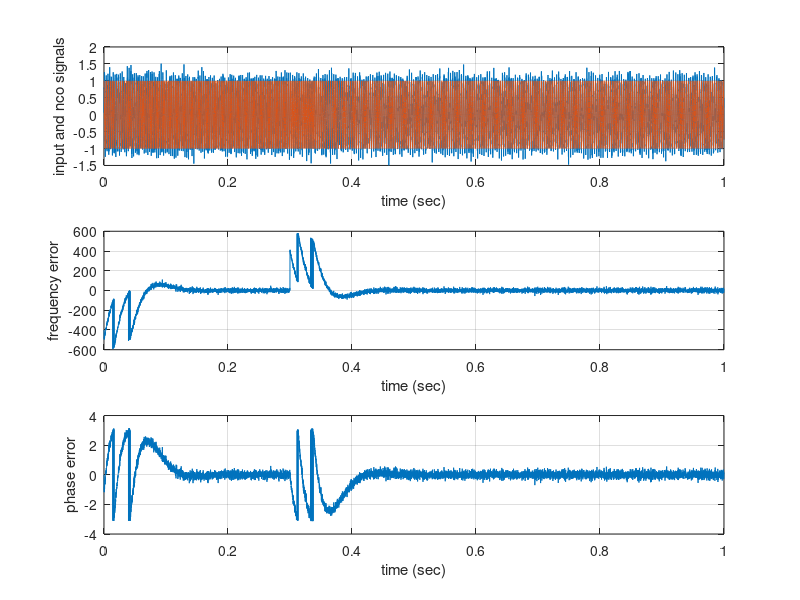

Reproduce this figure in MATLAB.
%% https://github.com/VSHEV92/Synchronization_Systems_Models
clc; clear; close all; 

%% Модель фапч с детектором типа арктангенс для гармонического сигнала.
%% Коэффициент усиления и амплитуда сигнала NCO равны 1.

%% Важно!!! 
%% Коэффициент усиления фазового детектора, а значит и все параметры фапч,
%% не зависят от амплитуды входного сигнала.

%% --------------------------------------------------------------------------
%% Параметры модели
Ts = 1e-4;      % шаг дискретизации
Tsim = 1;       % время моделирования

A_s = 1;                  % амплитуда входного сигнала
w_s = 2200;               % частота входного сигнала (рад/c)
phase0_s = 30;            % начальная фаза входного сигнала (градусы)
SNR = 10;                 % отношение сигнал/шум на входе (дБ)
w_s_change_time = 0.3;    % момент времени изменения частоты сигнала
w_s_new = 1800;           % новое значение частоты сигнала

ksi = 0.707;    % коэффициент демпфирования 
BL = 30;        % шумовая полоса (Гц)
w0_nco = 1800;  % частота NCO при нулевом входном сигнале
PD_max = pi;    % максимальное значение на выходе детектора
Kd = 1;         % коэффициент усиления фазового детектора

%% --------------------------------------------------------------------------
%% Расчет параметров, необходимых для моделирования
Time = 0:Ts:Tsim;         % массив с отчетами времени
Nsamp = length(Time);     % число отсчетов

w_s_change_sample = round(w_s_change_time/Ts); % номер отсчета изменения частоты сигнала
SNR_lin = 10^(SNR/10);                         % ОСШ в разах
noise_power = A_s^2 / 2 / SNR_lin;             % мощности шума (AWGN)
noise_PSD = noise_power * Ts;                  % спектральная плотность мощности шума

BL_n = BL * Ts;                                 % нормированная шумовая полоса
Kp = 4*ksi*BL_n / (ksi + 0.25/ksi) / Kd;        % усиление пропорциональной ветви
Ki = 4*BL_n^2 / (ksi + 0.25/ksi)^2 / Kd;        % усиление интегрирующей ветви

%% --------------------------------------------------------------------------
%% Расчет характеристик фапч 
wn = 2 * BL / (ksi + 0.25/ksi);                     % резонансная частота (рад/с)
delta_wpo = pi * wn * 1.83 * (0.53 + ksi);          % ожидаемый pull-out range (рад/с)
wL = PD_max * Kd * (Kp / Ts);                       % lock-in range (рад/c) 
Tp = (w_s - w0_nco)^2  * (1.5/pi^2) / (2*ksi*wn^3); % pull-in time 

%% --------------------------------------------------------------------------
%% генерирование входного сигнала

% частота входного сигнала
input_w = [w_s * ones(1,w_s_change_sample), w_s_new * ones(1, Nsamp-w_s_change_sample)];

% фаза входного сигнала
input_phase = zeros(1,Nsamp);
input_phase(1) = phase0_s;
for k = 2:Nsamp
    input_phase(k) = input_phase(k-1) + Ts * input_w(k-1);
endfor

% входной гармонический сигнал
noise = randn(1,Nsamp)*sqrt(noise_power/2) + 1i*randn(1,Nsamp)*sqrt(noise_power/2);
input_signal = A_s*exp(1i*input_phase) + noise;

%% --------------------------------------------------------------------------
%% моделирование работы фапч
%% ошибка по фазе, выход фильтра и фаза NCO
err = zeros(1, Nsamp);
nco_phase = zeros(1, Nsamp);
nco_value = ones(1, Nsamp);
loop_filter_out = zeros(1, Nsamp);

%% прошлое значение в интегрирующей ветви
ki_out_last = 0;

for n = 2:Nsamp
    %% фазовый детектор
    err(n) = Kd * angle(input_signal(n) * conj(nco_value(n-1)));

    % петлевой фильтр
    kp_out = Kp * err(n);
    ki_out = Ki * err(n) + ki_out_last;
    loop_filter_out(n) = kp_out + ki_out;
    ki_out_last = ki_out;

    % вычисление фазы NCO
    nco_phase(n) = nco_phase(n-1) + loop_filter_out(n) + w0_nco*Ts;
    nco_value(n) = exp(1*i*nco_phase(n));
endfor

%% ----------------------------------------------------
%% вывод рассчетных значений
disp(['Natural frequency (rad/s): ', num2str(wn)])
disp(['Pull-out range (rad/s): ', num2str(delta_wpo)])
disp(['Lock-in range (rad/s): ', num2str(wL)])
disp(['Pull-in time (s): ', num2str(Tp)])

%% вывод графиков
subplot(3,1,1)
plot(Time, input_signal); hold on; grid on;
plot(Time, nco_value);
xlabel('time (sec)'); ylabel('input and nco signals')

subplot(3,1,2)
plot(Time, loop_filter_out/Ts - input_w + w0_nco); grid on;
xlabel('time (sec)'); ylabel('frequency error')

subplot(3,1,3)
plot(Time, err); grid on;
xlabel('time (sec)'); ylabel('phase error')
